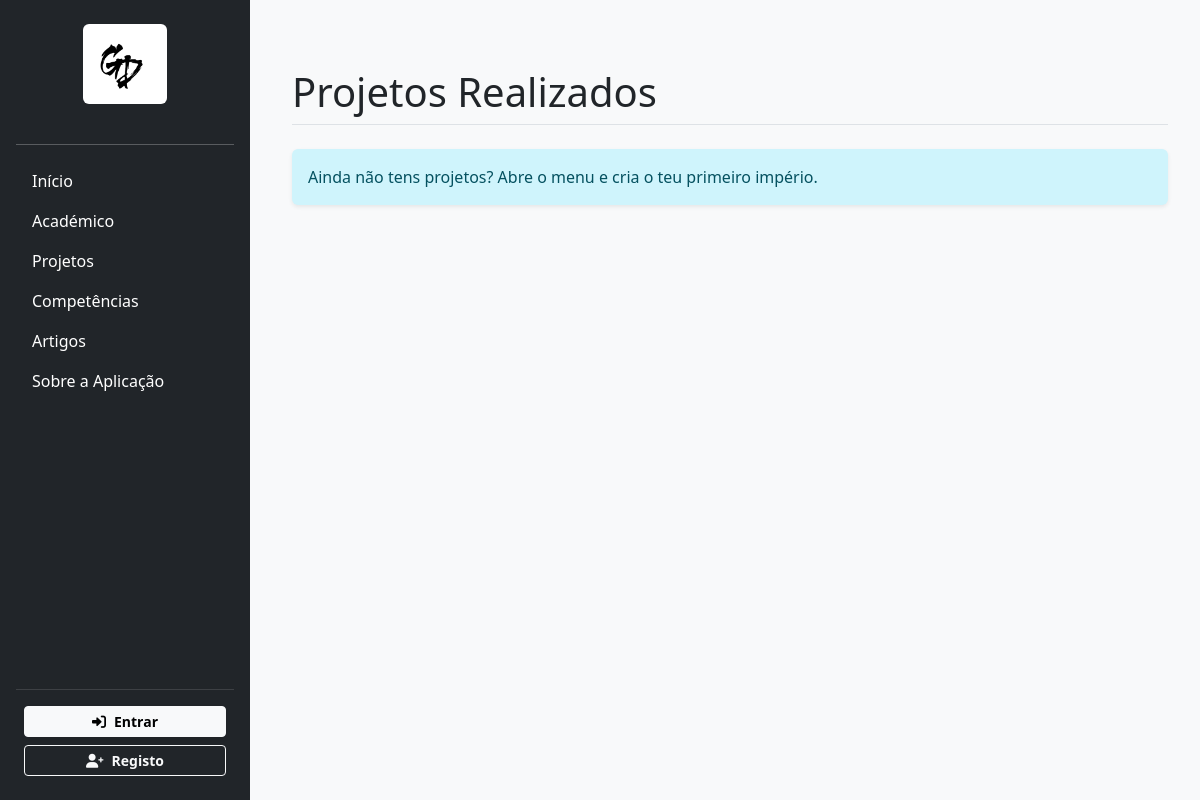
Page /projetos/ on the earlier database version.
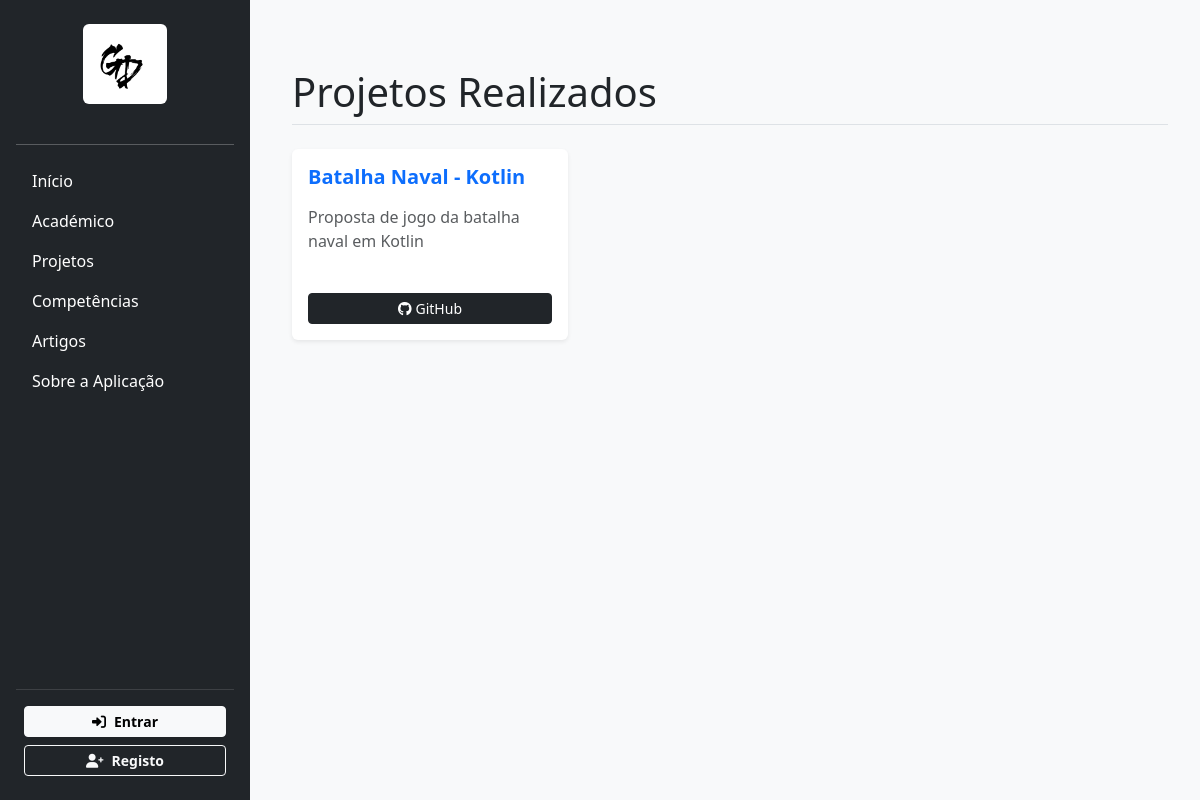
Same page on the later database version.
### portfolio/models.py (models this page shows, shortened)
class Projeto(models.Model):
    titulo = models.CharField(max_length=100)
    descricao = models.TextField()
    conceitos_aplicados = models.TextField()
    imagem = models.ImageField(upload_to='projetos/', blank=True, null=True)
    video_demo = models.URLField(blank=True, null=True)
    github_link = models.URLField(blank=True, null=True)
    uc = models.ForeignKey(UC, on_delete=models.CASCADE, related_name='projetos')

### portfolio/views.py (the view)
# urls.py: path('projetos/', views.projetos, name='projetos'),
def projetos(request):
    lista_projetos = Projeto.objects.all()
    gestor = is_gestor(request.user)
    return render(request, 'portfolio/projetos.html', {'projetos': lista_projetos, 'is_gestor': gestor})

### portfolio/templatetags/markdown_filter.py (called while the page is built)
@register.filter(name='markdown')
def markdown_format(text):
    return markdown.markdown(text, extensions=['extra'])

### portfolio/views.py (called while the page is built)
def is_gestor(user):
    return user.is_authenticated and user.groups.filter(name='gestor-portfolio').exists()

### portfolio/templates/portfolio/projetos.html (shortened to what this page needs)
{% extends 'portfolio/layout.html' %}
{% load markdown_filter %}
{% block content %}
<div class="container mt-5">
    <div class="d-flex justify-content-between align-items-center mb-4 border-bottom pb-2">
        <h1 class="mb-0">Projetos Realizados</h1>
    </div>
    <div class="row">
        {% for projeto in projetos %}
        <div class="col-md-4 mb-4">
            <div class="card h-100 shadow-sm border-0">
                <div class="card-body">
                    <h5 class="card-title fw-bold text-primary">{{ projeto.titulo }}</h5>
                    <div class="card-text text-muted mt-3">
                        {{ projeto.descricao|markdown|safe }}
                    </div>
                </div>
                <div class="card-footer bg-transparent border-0 pb-3">
                <a href="{{ projeto.github_link }}" class="btn btn-sm btn-dark w-100" target="_blank">
                    <i class="fa-brands fa-github me-1"></i>GitHub
                </a>
                </div>
            </div>
        </div>
        {% empty %}
        <div class="col-12">
            <div class="alert alert-info shadow-sm border-0">Ainda não tens projetos? Abre o menu e cria o teu primeiro império.</div>
        </div>
        {% endfor %}
    </div>
</div>
{% endblock %}

Differences in the rows shown:
added Projeto: titulo "Batalha Naval - Kotlin", descricao "Proposta de jogo da batalha naval em Kotlin"
Other differences:
text no longer shown: "Ainda não tens projetos? Abre o menu e cria o teu primeiro império."
